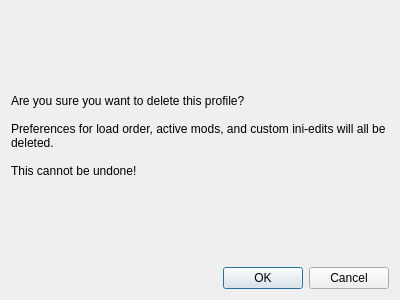
<?xml version="1.0" encoding="UTF-8"?>
<ui version="4.0">
 <class>Dialog</class>
 <widget class="QDialog" name="Dialog">
  <property name="geometry">
   <rect>
    <x>0</x>
    <y>0</y>
    <width>400</width>
    <height>300</height>
   </rect>
  </property>
  <property name="windowTitle">
   <string>Confirm Profile Deletion</string>
  </property>
  <property name="windowIcon">
   <iconset theme="dialog-warning"/>
  </property>
  <layout class="QGridLayout" name="gridLayout">
   <item row="0" column="0">
    <widget class="QLabel" name="label">
     <property name="text">
      <string>Are you sure you want to delete this profile?

Preferences for load order, active mods, and custom ini-edits will all be deleted.

This cannot be undone! </string>
     </property>
     <property name="alignment">
      <set>Qt::AlignLeading|Qt::AlignLeft|Qt::AlignVCenter</set>
     </property>
     <property name="wordWrap">
      <bool>true</bool>
     </property>
     <property name="margin">
      <number>40</number>
     </property>
     <property name="textInteractionFlags">
      <set>Qt::LinksAccessibleByMouse|Qt::TextSelectableByMouse</set>
     </property>
    </widget>
   </item>
   <item row="1" column="0">
    <widget class="QDialogButtonBox" name="buttonBox">
     <property name="orientation">
      <enum>Qt::Horizontal</enum>
     </property>
     <property name="standardButtons">
      <set>QDialogButtonBox::Cancel|QDialogButtonBox::Ok</set>
     </property>
    </widget>
   </item>
  </layout>
 </widget>
 <resources/>
 <connections>
  <connection>
   <sender>buttonBox</sender>
   <signal>accepted()</signal>
   <receiver>Dialog</receiver>
   <slot>accept()</slot>
   <hints>
    <hint type="sourcelabel">
     <x>248</x>
     <y>254</y>
    </hint>
    <hint type="destinationlabel">
     <x>157</x>
     <y>274</y>
    </hint>
   </hints>
  </connection>
  <connection>
   <sender>buttonBox</sender>
   <signal>rejected()</signal>
   <receiver>Dialog</receiver>
   <slot>reject()</slot>
   <hints>
    <hint type="sourcelabel">
     <x>316</x>
     <y>260</y>
    </hint>
    <hint type="destinationlabel">
     <x>286</x>
     <y>274</y>
    </hint>
   </hints>
  </connection>
 </connections>
</ui>
